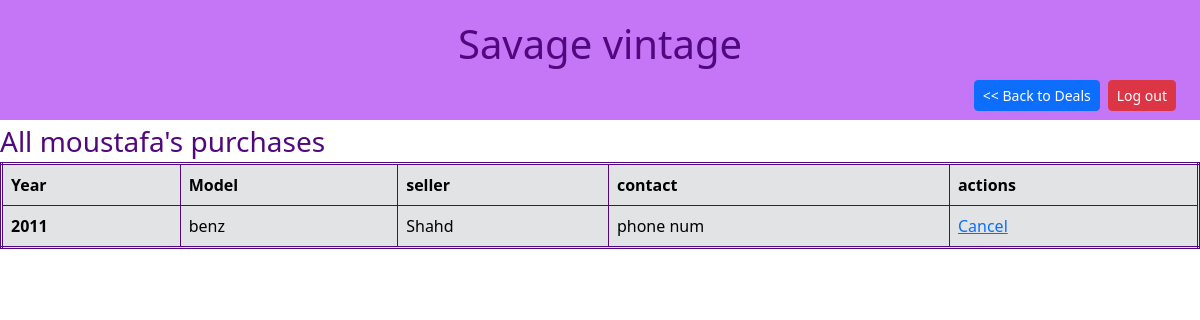
Page /viewOrders (signed in) on the committed database.
### Sav_Vintage_app/models.py (models this page shows)
class User(models.Model):
    first_name=models.CharField(max_length=45)
    last_name=models.CharField(max_length=45)
    email=models.TextField(unique=True)
    password=models.CharField(max_length=45)
    created_at=models.DateField(auto_now=True)
    updated_at=models.DateField(auto_now=True)
    objects=userManager()

class Purchases(models.Model):
    car=models.ForeignKey(Cars,related_name="purchases",on_delete=models.CASCADE)
    buyer=models.ForeignKey(User,related_name="purchases",on_delete=models.CASCADE)
    price=models.PositiveBigIntegerField(null=True)
    action=models.CharField(max_length=45,default="Processing")
    created_at=models.DateField(auto_now=True)
    updated_at=models.DateField(auto_now=True)

class Cars(models.Model):
    model=models.CharField(max_length=45)
    maker=models.CharField(max_length=45)
    year=models.PositiveBigIntegerField(null=False)
    price=models.PositiveIntegerField()
    desc=models.TextField()
    seller=models.ForeignKey(User,related_name="cars",on_delete=models.CASCADE)
    created_at=models.DateField(auto_now=True)
    updated_at=models.DateField(auto_now=True)
    is_available=models.BooleanField(default=True)
    objects=carsManager()

### Sav_Vintage_app/views.py (the view)
# urls.py: path('viewOrders',views.viewOrders,name='viewOrders'),
def viewOrders(request):
    if 'userid' not in request.session:
        return redirect('login')
    userid=request.session.get('userid')
    user=User.objects.get(id=userid)
    purchases=Purchases.objects.filter(buyer=user)
    context={
        'username':user.first_name,
        'purchases':purchases
    }
    return render(request,"orders.html",context)

### Sav_Vintage_app/templates/orders.html (shortened to what this page needs)
<!DOCTYPE html>
<html lang="en">
<head>
    <link href="https://cdn.jsdelivr.net/npm/bootstrap@5.3.3/dist/css/bootstrap.min.css" rel="stylesheet">
</head>
<body>
    <div class="header">
        <h1>Savage vintage</h1>
        <h6 class="logout">
          <a href="{% url 'logout' %}" class="btn btn-danger btn-sm">Log out</a>
      </h6>
      <h6 class="logout">
          <a href="{% url 'success' %}" class="btn btn-primary btn-sm"><< Back to Deals</a>
      </h6>
      </div>
    <h3 class="modal-title">All {{username}}'s purchases </h3>
    <table class="table table-bordered table-secondary">
        <thead>
          <tr>
            <th scope="col">Year</th>
            <th scope="col">Model</th>
            <th scope="col">seller</th>
            <th scope="col">contact</th>
            <th scope="col">actions</th>
          </tr>
        </thead>
        <tbody>
            {% for purchase in purchases%}
          <tr>
            <th scope="row"> {{purchase.car.year}} </th>
            <td> {{purchase.car.model}} </td>
            <td> {{purchase.car.seller.first_name}} </td>
            <td>phone num</td>
            <td> <a href="{% url 'cancel' purchase.id %}"> Cancel </a> </td>
          </tr>
          {%endfor%}
        </tbody>
      </table>
</body>
</html>

### Sav_Vintage_app/templates/orders.html (style rules this page uses)
.header { padding: 20px; height: 120px ; text-align: center; background: #C576F6; color: #51087E; font-size: 30px; }
body { width: 1200px; margin: auto; color: #51087E; }
.logout { padding: 4px; float: right; }
.table { border:double #51087E ; color: #A020F0; }

### rows in the picture
User: first_name "moustafa"
Purchases: car.year "2011", car.model "benz", car.seller.first_name "Shahd"
